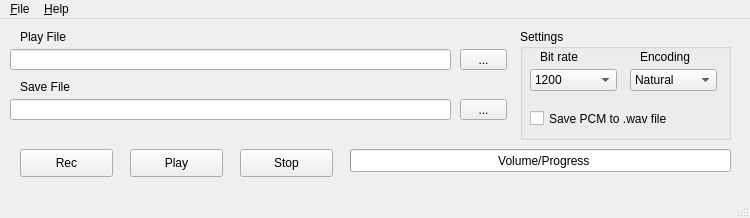
<?xml version="1.0" encoding="UTF-8"?>
<ui version="4.0">
 <class>MainWindow</class>
 <widget class="QMainWindow" name="MainWindow">
  <property name="geometry">
   <rect>
    <x>0</x>
    <y>0</y>
    <width>750</width>
    <height>218</height>
   </rect>
  </property>
  <property name="minimumSize">
   <size>
    <width>750</width>
    <height>218</height>
   </size>
  </property>
  <property name="maximumSize">
   <size>
    <width>750</width>
    <height>218</height>
   </size>
  </property>
  <property name="windowTitle">
   <string>JC2Rec v1.1</string>
  </property>
  <property name="windowIcon">
   <iconset resource="icon.qrc">
    <normaloff>:/icons/icon.png</normaloff>:/icons/icon.png</iconset>
  </property>
  <widget class="QWidget" name="centralWidget">
   <widget class="QPushButton" name="recButton">
    <property name="geometry">
     <rect>
      <x>20</x>
      <y>130</y>
      <width>93</width>
      <height>28</height>
     </rect>
    </property>
    <property name="text">
     <string>Rec</string>
    </property>
    <property name="autoDefault">
     <bool>false</bool>
    </property>
    <property name="default">
     <bool>false</bool>
    </property>
    <property name="flat">
     <bool>false</bool>
    </property>
   </widget>
   <widget class="QPushButton" name="stopButton">
    <property name="geometry">
     <rect>
      <x>240</x>
      <y>130</y>
      <width>93</width>
      <height>28</height>
     </rect>
    </property>
    <property name="text">
     <string>Stop</string>
    </property>
   </widget>
   <widget class="QGroupBox" name="groupBox">
    <property name="geometry">
     <rect>
      <x>520</x>
      <y>10</y>
      <width>211</width>
      <height>111</height>
     </rect>
    </property>
    <property name="title">
     <string>Settings</string>
    </property>
    <widget class="QComboBox" name="bitratecomboBox">
     <property name="geometry">
      <rect>
       <x>10</x>
       <y>40</y>
       <width>87</width>
       <height>22</height>
      </rect>
     </property>
     <property name="currentIndex">
      <number>5</number>
     </property>
     <item>
      <property name="text">
       <string>3200</string>
      </property>
     </item>
     <item>
      <property name="text">
       <string>2400</string>
      </property>
     </item>
     <item>
      <property name="text">
       <string>1600</string>
      </property>
     </item>
     <item>
      <property name="text">
       <string>1400</string>
      </property>
     </item>
     <item>
      <property name="text">
       <string>1300</string>
      </property>
     </item>
     <item>
      <property name="text">
       <string>1200</string>
      </property>
     </item>
     <item>
      <property name="text">
       <string>700C</string>
      </property>
     </item>
     <item>
      <property name="text">
       <string>450</string>
      </property>
     </item>
     <item>
      <property name="text">
       <string>450PWB</string>
      </property>
     </item>
    </widget>
    <widget class="QLabel" name="label">
     <property name="geometry">
      <rect>
       <x>20</x>
       <y>20</y>
       <width>72</width>
       <height>15</height>
      </rect>
     </property>
     <property name="text">
      <string>Bit rate</string>
     </property>
    </widget>
    <widget class="QComboBox" name="encodingcomboBox">
     <property name="geometry">
      <rect>
       <x>110</x>
       <y>40</y>
       <width>87</width>
       <height>22</height>
      </rect>
     </property>
     <item>
      <property name="text">
       <string>Natural</string>
      </property>
     </item>
     <item>
      <property name="text">
       <string>Gray</string>
      </property>
     </item>
    </widget>
    <widget class="QLabel" name="label_2">
     <property name="geometry">
      <rect>
       <x>120</x>
       <y>20</y>
       <width>72</width>
       <height>15</height>
      </rect>
     </property>
     <property name="text">
      <string>Encoding</string>
     </property>
    </widget>
    <widget class="QCheckBox" name="saveorgpcmcheckBox">
     <property name="geometry">
      <rect>
       <x>10</x>
       <y>80</y>
       <width>191</width>
       <height>19</height>
      </rect>
     </property>
     <property name="minimumSize">
      <size>
       <width>191</width>
       <height>19</height>
      </size>
     </property>
     <property name="text">
      <string>Save PCM to .wav file</string>
     </property>
    </widget>
   </widget>
   <widget class="QPushButton" name="playButton">
    <property name="geometry">
     <rect>
      <x>130</x>
      <y>130</y>
      <width>93</width>
      <height>28</height>
     </rect>
    </property>
    <property name="text">
     <string>Play</string>
    </property>
   </widget>
   <widget class="QToolButton" name="savefiletoolButton">
    <property name="geometry">
     <rect>
      <x>460</x>
      <y>80</y>
      <width>47</width>
      <height>21</height>
     </rect>
    </property>
    <property name="text">
     <string>...</string>
    </property>
   </widget>
   <widget class="QToolButton" name="openfiletoolButton">
    <property name="geometry">
     <rect>
      <x>460</x>
      <y>30</y>
      <width>47</width>
      <height>21</height>
     </rect>
    </property>
    <property name="text">
     <string>...</string>
    </property>
   </widget>
   <widget class="QLineEdit" name="savefilelineEdit">
    <property name="geometry">
     <rect>
      <x>10</x>
      <y>80</y>
      <width>441</width>
      <height>21</height>
     </rect>
    </property>
    <property name="text">
     <string/>
    </property>
   </widget>
   <widget class="QLineEdit" name="playfilelineEdit">
    <property name="geometry">
     <rect>
      <x>10</x>
      <y>30</y>
      <width>441</width>
      <height>21</height>
     </rect>
    </property>
    <property name="text">
     <string/>
    </property>
   </widget>
   <widget class="QLabel" name="label_3">
    <property name="geometry">
     <rect>
      <x>20</x>
      <y>10</y>
      <width>72</width>
      <height>15</height>
     </rect>
    </property>
    <property name="text">
     <string>Play File</string>
    </property>
   </widget>
   <widget class="QLabel" name="label_4">
    <property name="geometry">
     <rect>
      <x>20</x>
      <y>60</y>
      <width>72</width>
      <height>15</height>
     </rect>
    </property>
    <property name="text">
     <string>Save File</string>
    </property>
   </widget>
   <widget class="QProgressBar" name="progressBar">
    <property name="geometry">
     <rect>
      <x>350</x>
      <y>130</y>
      <width>381</width>
      <height>23</height>
     </rect>
    </property>
    <property name="value">
     <number>0</number>
    </property>
    <property name="textVisible">
     <bool>true</bool>
    </property>
    <property name="invertedAppearance">
     <bool>false</bool>
    </property>
    <property name="format">
     <string>  Volume/Progress</string>
    </property>
   </widget>
  </widget>
  <widget class="QMenuBar" name="menuBar">
   <property name="geometry">
    <rect>
     <x>0</x>
     <y>0</y>
     <width>750</width>
     <height>26</height>
    </rect>
   </property>
   <widget class="QMenu" name="menu_File">
    <property name="title">
     <string>&amp;File</string>
    </property>
    <addaction name="actionE_xit"/>
   </widget>
   <widget class="QMenu" name="menu_Help">
    <property name="title">
     <string>&amp;Help</string>
    </property>
    <addaction name="action_About"/>
    <addaction name="actionAbout_Qt"/>
   </widget>
   <addaction name="menu_File"/>
   <addaction name="menu_Help"/>
  </widget>
  <widget class="QStatusBar" name="statusBar"/>
  <action name="actionE_xit">
   <property name="text">
    <string>E&amp;xit</string>
   </property>
  </action>
  <action name="action_About">
   <property name="text">
    <string>&amp;About JC2Rec</string>
   </property>
  </action>
  <action name="actionAbout_Qt">
   <property name="text">
    <string>About &amp;Qt</string>
   </property>
  </action>
 </widget>
 <layoutdefault spacing="6" margin="11"/>
 <resources>
  <include location="icon.qrc"/>
 </resources>
 <connections>
  <connection>
   <sender>actionE_xit</sender>
   <signal>triggered()</signal>
   <receiver>MainWindow</receiver>
   <slot>close()</slot>
   <hints>
    <hint type="sourcelabel">
     <x>-1</x>
     <y>-1</y>
    </hint>
    <hint type="destinationlabel">
     <x>374</x>
     <y>108</y>
    </hint>
   </hints>
  </connection>
 </connections>
</ui>
